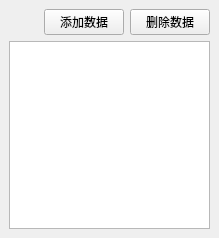
<?xml version="1.0" encoding="UTF-8"?>
<ui version="4.0">
 <class>DataPropertyForm</class>
 <widget class="QWidget" name="DataPropertyForm">
  <property name="geometry">
   <rect>
    <x>0</x>
    <y>0</y>
    <width>219</width>
    <height>238</height>
   </rect>
  </property>
  <property name="sizePolicy">
   <sizepolicy hsizetype="Preferred" vsizetype="Minimum">
    <horstretch>0</horstretch>
    <verstretch>0</verstretch>
   </sizepolicy>
  </property>
  <property name="windowTitle">
   <string>数据</string>
  </property>
  <property name="autoFillBackground">
   <bool>false</bool>
  </property>
  <layout class="QVBoxLayout" name="verticalLayout_2">
   <property name="leftMargin">
    <number>0</number>
   </property>
   <property name="topMargin">
    <number>0</number>
   </property>
   <property name="rightMargin">
    <number>0</number>
   </property>
   <property name="bottomMargin">
    <number>0</number>
   </property>
   <item>
    <widget class="QScrollArea" name="scrollArea">
     <property name="sizePolicy">
      <sizepolicy hsizetype="Preferred" vsizetype="Expanding">
       <horstretch>0</horstretch>
       <verstretch>0</verstretch>
      </sizepolicy>
     </property>
     <property name="frameShape">
      <enum>QFrame::Shape::NoFrame</enum>
     </property>
     <property name="frameShadow">
      <enum>QFrame::Shadow::Plain</enum>
     </property>
     <property name="lineWidth">
      <number>0</number>
     </property>
     <property name="horizontalScrollBarPolicy">
      <enum>Qt::ScrollBarPolicy::ScrollBarAlwaysOff</enum>
     </property>
     <property name="widgetResizable">
      <bool>true</bool>
     </property>
     <property name="alignment">
      <set>Qt::AlignmentFlag::AlignLeading|Qt::AlignmentFlag::AlignLeft|Qt::AlignmentFlag::AlignTop</set>
     </property>
     <widget class="QWidget" name="scrollAreaWidgetContents">
      <property name="geometry">
       <rect>
        <x>0</x>
        <y>0</y>
        <width>219</width>
        <height>238</height>
       </rect>
      </property>
      <layout class="QVBoxLayout" name="verticalLayout_3">
       <item>
        <layout class="QHBoxLayout" name="horizontalLayout_4">
         <item>
          <spacer name="horizontalSpacer_2">
           <property name="orientation">
            <enum>Qt::Orientation::Horizontal</enum>
           </property>
           <property name="sizeHint" stdset="0">
            <size>
             <width>40</width>
             <height>20</height>
            </size>
           </property>
          </spacer>
         </item>
         <item>
          <widget class="QPushButton" name="addBtn">
           <property name="text">
            <string>添加数据</string>
           </property>
           <property name="icon">
            <iconset theme="QIcon::ThemeIcon::ListAdd"/>
           </property>
          </widget>
         </item>
         <item>
          <widget class="QPushButton" name="delBtn">
           <property name="text">
            <string>删除数据</string>
           </property>
           <property name="icon">
            <iconset theme="QIcon::ThemeIcon::EditDelete"/>
           </property>
          </widget>
         </item>
        </layout>
       </item>
       <item>
        <widget class="QTableWidget" name="dataTable">
         <property name="sizePolicy">
          <sizepolicy hsizetype="Expanding" vsizetype="Expanding">
           <horstretch>0</horstretch>
           <verstretch>0</verstretch>
          </sizepolicy>
         </property>
         <property name="sizeAdjustPolicy">
          <enum>QAbstractScrollArea::SizeAdjustPolicy::AdjustIgnored</enum>
         </property>
         <property name="editTriggers">
          <set>QAbstractItemView::EditTrigger::NoEditTriggers</set>
         </property>
         <property name="showDropIndicator" stdset="0">
          <bool>false</bool>
         </property>
         <property name="dragDropOverwriteMode">
          <bool>false</bool>
         </property>
         <property name="selectionMode">
          <enum>QAbstractItemView::SelectionMode::SingleSelection</enum>
         </property>
         <property name="selectionBehavior">
          <enum>QAbstractItemView::SelectionBehavior::SelectRows</enum>
         </property>
        </widget>
       </item>
      </layout>
     </widget>
    </widget>
   </item>
  </layout>
 </widget>
 <resources/>
 <connections/>
</ui>
